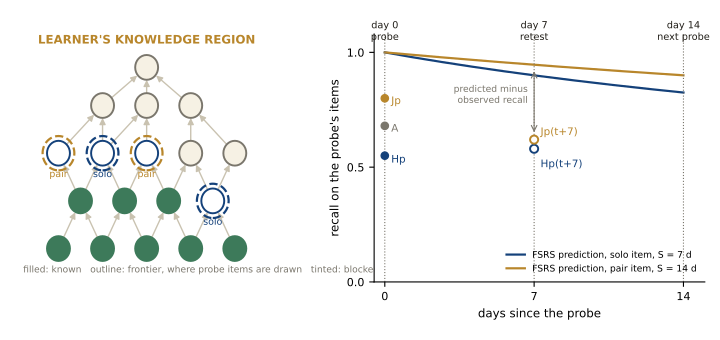

The Python source for this figure:
from __future__ import annotations

import os

import numpy as np
import matplotlib.pyplot as plt
from matplotlib.patches import Circle, FancyArrowPatch, FancyBboxPatch

from common import BLUE, BONE, GOLD, GREEN, GREY, INK, RULE, deterministic

HERE = os.path.dirname(os.path.abspath(__file__))
OUT = os.path.join(HERE, "fig_protocol_region.pdf")

DECAY = -0.5
FACTOR = 0.9 ** (1 / DECAY) - 1


def retrievability(t, s):
    return (1 + FACTOR * (t / s)) ** DECAY


def arrow(ax, start, end, color=RULE):
    ax.add_patch(FancyArrowPatch(start, end, arrowstyle="-|>", mutation_scale=9, lw=1.0, color=color, shrinkA=9, shrinkB=9, zorder=2))


def main() -> None:
    fig, (left, right) = plt.subplots(1, 2, figsize=(7.2, 3.4), dpi=200, gridspec_kw={"width_ratios": [1, 1.25]})
    fig.patch.set_facecolor("white")

    left.set(xlim=(0, 6), ylim=(0, 5.2))
    left.axis("off")
    left.text(3.0, 5.0, "LEARNER'S KNOWLEDGE REGION", ha="center", fontsize=8.5, weight="bold", color=GOLD)
    layers = [
        [(1.0, 0.7), (2.0, 0.7), (3.0, 0.7), (4.0, 0.7), (5.0, 0.7)],
        [(1.5, 1.7), (2.5, 1.7), (3.5, 1.7), (4.5, 1.7)],
        [(1.0, 2.7), (2.0, 2.7), (3.0, 2.7), (4.0, 2.7), (5.0, 2.7)],
        [(2.0, 3.7), (3.0, 3.7), (4.0, 3.7)],
        [(3.0, 4.5)],
    ]
    state = {
        (0, 0): "known", (0, 1): "known", (0, 2): "known", (0, 3): "known", (0, 4): "known",
        (1, 0): "known", (1, 1): "known", (1, 2): "known", (1, 3): "frontier",
        (2, 0): "frontier", (2, 1): "frontier", (2, 2): "frontier", (2, 3): "blocked", (2, 4): "blocked",
        (3, 0): "blocked", (3, 1): "blocked", (3, 2): "blocked",
        (4, 0): "blocked",
    }
    edges = [((0, 0), (1, 0)), ((0, 1), (1, 0)), ((0, 1), (1, 1)), ((0, 2), (1, 1)), ((0, 2), (1, 2)), ((0, 3), (1, 2)), ((0, 3), (1, 3)), ((0, 4), (1, 3)),
             ((1, 0), (2, 0)), ((1, 0), (2, 1)), ((1, 1), (2, 1)), ((1, 1), (2, 2)), ((1, 2), (2, 2)), ((1, 3), (2, 3)), ((1, 3), (2, 4)), ((1, 2), (2, 3)),
             ((2, 0), (3, 0)), ((2, 1), (3, 0)), ((2, 1), (3, 1)), ((2, 2), (3, 1)), ((2, 3), (3, 2)), ((2, 4), (3, 2)),
             ((3, 0), (4, 0)), ((3, 1), (4, 0)), ((3, 2), (4, 0))]
    for a, b in edges:
        arrow(left, layers[a[0]][a[1]], layers[b[0]][b[1]])
    probe = {(1, 3): ("solo", BLUE), (2, 0): ("pair", GOLD), (2, 1): ("solo", BLUE), (2, 2): ("pair", GOLD)}
    for key, (x, y) in ((k, layers[k[0]][k[1]]) for k in state):
        s = state[key]
        color = GREEN if s == "known" else BLUE if s == "frontier" else GREY
        fill = color if s == "known" else "white" if s == "frontier" else BONE
        left.add_patch(Circle((x, y), 0.26, fc=fill, ec=color, lw=1.4, zorder=4))
        if key in probe:
            label, c = probe[key]
            left.add_patch(Circle((x, y), 0.36, fc="none", ec=c, lw=1.6, ls="--", zorder=5))
            left.text(x, y - 0.5, label, ha="center", fontsize=6.8, color=c, zorder=6)
    left.text(0.2, 0.2, "filled: known   outline: frontier, where probe items are drawn   tinted: blocked", fontsize=6.6, color=GREY)

    right.set(xlim=(-0.5, 15), ylim=(0, 1.08))
    t = np.linspace(0, 14, 300)
    right.plot(t, retrievability(t, 7), color=BLUE, lw=1.6, label="FSRS prediction, solo item, S = 7 d")
    right.plot(t, retrievability(t, 14), color=GOLD, lw=1.6, label="FSRS prediction, pair item, S = 14 d")
    for x, lab in [(0, "day 0\nprobe"), (7, "day 7\nretest"), (14, "day 14\nnext probe")]:
        right.axvline(x, color=GREY, lw=0.8, ls=":")
        right.text(x, 1.04, lab, ha="center", va="bottom", fontsize=7, color=INK)
    right.scatter([0, 0, 0], [0.55, 0.68, 0.8], color=[BLUE, GREY, GOLD], s=28, zorder=5)
    right.text(0.3, 0.52, "Hp", fontsize=7.5, color=BLUE)
    right.text(0.3, 0.655, "A", fontsize=7.5, color=GREY)
    right.text(0.3, 0.775, "Jp", fontsize=7.5, color=GOLD)
    right.scatter([7, 7], [0.58, 0.62], facecolors="white", edgecolors=[BLUE, GOLD], s=34, zorder=5, lw=1.4)
    right.text(7.3, 0.50, "Hp(t+7)", fontsize=7.5, color=BLUE)
    right.text(7.3, 0.64, "Jp(t+7)", fontsize=7.5, color=GOLD)
    right.annotate("", xy=(7, 0.93), xytext=(7, 0.64), arrowprops=dict(arrowstyle="<->", color=GREY, lw=0.8))
    right.text(6.7, 0.78, "predicted minus\nobserved recall", fontsize=6.6, color=GREY, ha="right")
    right.set_xlabel("days since the probe", fontsize=8.5)
    right.set_ylabel("recall on the probe's items", fontsize=8.5)
    right.set(xticks=[0, 7, 14], yticks=[0, 0.5, 1])
    right.tick_params(labelsize=8)
    right.legend(fontsize=6.6, frameon=False, loc="lower right")
    right.spines[["top", "right"]].set_visible(False)

    fig.subplots_adjust(wspace=0.32, bottom=0.17, left=0.02, right=0.98, top=0.9)
    deterministic(fig, OUT)
    fig.savefig(OUT.replace(".pdf", ".png"), dpi=200)
    plt.close(fig)
    print(f"wrote {OUT}")


if __name__ == "__main__":
    main()
